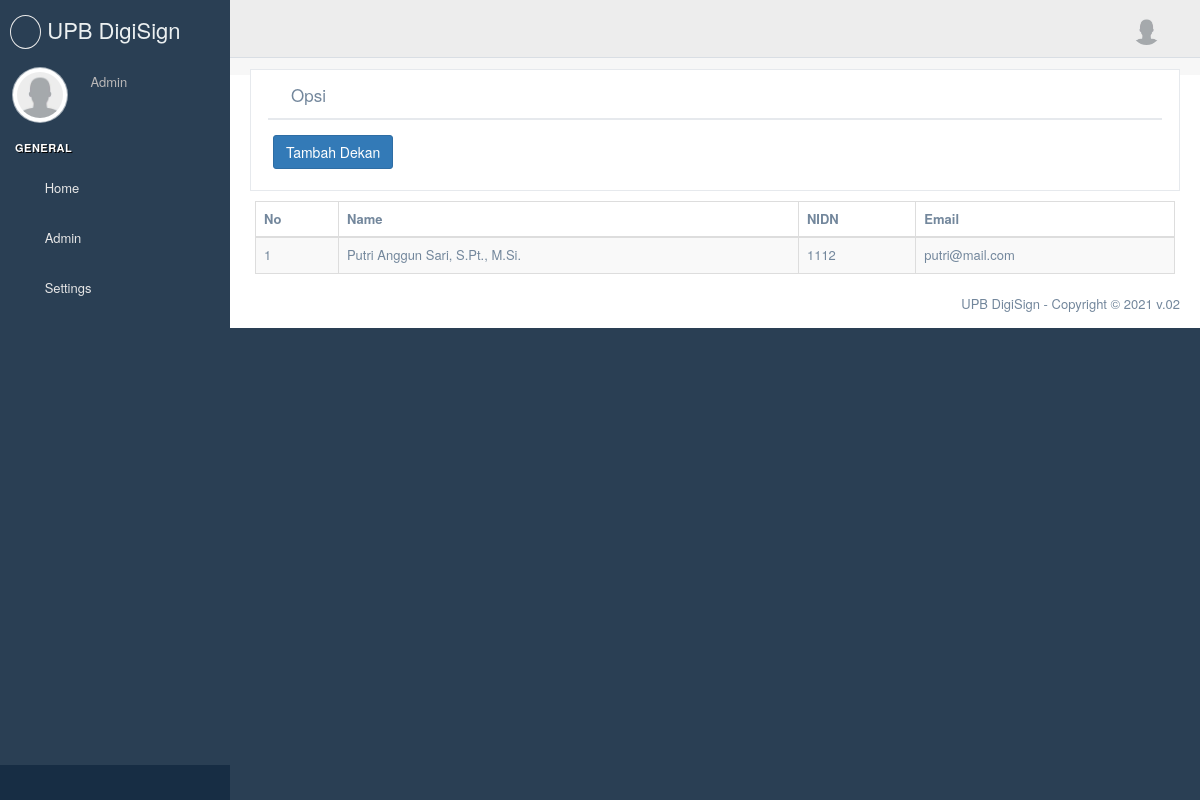
Page /admin/data_dekan (signed in) on the committed database.
### app/models/Users.py (models this page shows, shortened)
class User(UserMixin, db.Model):
    __tablename__ = 'users'
    id = db.Column(db.Integer, primary_key=True)
    email = db.Column(db.String(64), unique=True, index=True)
    nomor = db.Column(db.String(64), unique=True, index=True)
    name = db.Column(db.String(64), index=True)
    p_profile = db.Column(db.String(128), index=True)
    signature = db.Column(db.String(128), index=True)
    sertifikat = db.Column(db.String(128), index=True)
    key_sertifikat = db.Column(db.String(128), index=True)
    password_sertifikat = db.Column(db.String(128))
    password_hash = db.Column(db.String(128))
    role_id = db.Column(db.Integer, db.ForeignKey('roles.id'))
    confirmed = db.Column(db.Boolean, default=False)
    doc =  db.relationship('fileModel', backref='doc', lazy='dynamic')#child of doc
    skrip =  db.relationship('Skripsi', backref='skrip', lazy='dynamic')#child of doc
    @property
    def password(self):
        raise AttributeError('password is not a readable attribute')
    def can(self, perm):
        return self.role is not None and self.role.has_permission(perm)

### app/routes.py (the view)
@app.route('/admin/data_dekan')
@login_required
@check_confirmed
@permission_required(Permission.ADMIN)
def all_dekan():
    prodi = User.query.filter_by(role_id=4)
    return render_template('admin/data_dekan/index.html', data = prodi)

### app/models/Users.py (called while the page is built)
@login_manager.user_loader
def load_user(user_id):
    return User.query.get(int(user_id))

    def has_permission(self, perm):
        return self.permissions & perm == perm

### app/templates/admin/data_dekan/index.html (shortened to what this page needs)
{% extends "base_site.html" %}  {% block stylesheets %} {{ super() }} {% endblock stylesheets %} {%
block content %}
<div class="right_col" role="main">
  <div class="">
      <div class="page-title">
          <div class="col-md-12">
      </div>
      <div class="x_panel">
        <div class="x_title">
          <h2><i class="fa fa-cog"></i> Opsi</h2>
          <ul class="nav navbar-right panel_toolbox">
            <li><a class="collapse-link"><i class="fa fa-chevron-up"></i></a>
            </li>
            <li class="dropdown">
              <a href="#" class="dropdown-toggle" data-toggle="dropdown" role="button" aria-haspopup="true" aria-expanded="false"><i class="fa fa-wrench"></i></a>
            </li>
            <li><a class="close-link"><i class="fa fa-close"></i></a>
            </li>
          </ul>
          <div class="clearfix"></div>
        </div>
        <div class="x_content">
          <button type="button" class="btn btn-primary" data-toggle="modal" data-target=".bs-example-modal-lg">Tambah Dekan</button>
        </div>
      </div>
      <div class="row">
        <div class="row">
          <div class="col-sm-12">
            <div class="card-box table-responsive">
              <div id="datatable-buttons_wrapper" class="dataTables_wrapper container-fluid dt-bootstrap no-footer">
                <table id="datatable-buttons" class="table table-striped table-bordered dataTable no-footer dtr-inline"
                  style="width: 100%;" role="grid" aria-describedby="datatable-buttons_info">
                  <thead>
                    <tr role="row">
                      <th>No</th>
                      <th >Name
                      </th>
                      <th >NIDN</th>
                      <th >Email</th>
                    </tr>
                  </thead>
                  <tbody>
                    {% for i in data %}
                    <tr role="row" class="odd">
                      <td>{{loop.index}}</td>
                      <td tabindex="0" class="sorting_1">{{i.name}}</td>
                      <td>{{i.nomor}}</td>
                      <td>{{i.email}}</td>
                    </tr>
                   {% endfor %}
                  </tbody>
                </table>
                </div>
              </div>
            </div>
          </div>
        </div>
      </div>
    </div>
</div>
{% endblock content %}

### app/templates/site_template/sidebar.html (shortened to what this page needs)
<div class="left_col scroll-view">
  <div class="navbar nav_title" style="border: 0">
    <a href="" class="site_title">
      <i class="fas fa-signature"></i> <span>UPB DigiSign</span></a
    >
  </div>
  <div class="profile clearfix">
    <div class="profile_pic">
      {% if current_user.p_profile is none %}
      <img
        src="{{ url_for('static', filename='images/user.png')}}"
        alt="..."
        class="img-circle profile_img"
      />
      {% else %}
      <img
        src="{{ url_for('static', filename='uploads/photos/')}}{{ current_user.p_profile }}"
        alt="..."
        class="img-circle profile_img"
      />
      {% endif %}
    </div>
    <div class="profile_info">
      <span>{{ current_user.name }}</span>
    </div>
  </div>
  <br />
  <div id="sidebar-menu" class="main_menu_side hidden-print main_menu">
    <div class="menu_section">
      <h3>General</h3>
      <ul class="nav side-menu">
        <li>
          <a href="/dashboard"><i class="fa fa-home"></i> Home </a>
        </li>
         {% if current_user.role.name=='Administrator' %}
        <li>
          <a
            ><i class="fa fa-user"></i> Admin
            <span class="fa fa-chevron-down"></span
          ></a>
        </li>
        {% endif %}
        <li>
          <a href="#"
            ><i class="fa fa-gear"></i> Settings
            <span class="fa fa-chevron-down"></span>
          </a>
        </li>
      </ul>
    </div>
  </div>
  <div class="sidebar-footer hidden-small">
    <a data-toggle="tooltip" data-placement="top" title="Settings">
      <span class="glyphicon glyphicon-cog" aria-hidden="true"></span>
    </a>
    <a data-toggle="tooltip" data-placement="top" title="FullScreen">
      <span class="glyphicon glyphicon-fullscreen" aria-hidden="true"></span>
    </a>
    <a data-toggle="tooltip" data-placement="top" title="Lock">
      <span class="glyphicon glyphicon-eye-close" aria-hidden="true"></span>
    </a>
    <a
      data-toggle="tooltip"
      data-placement="top"
      title="Logout"
      href="{{ url_for('logout') }}"
    >
      <span class="glyphicon glyphicon-off" aria-hidden="true"></span>
    </a>
  </div>
</div>

### rows in the picture
User: name "Admin"
User: name "Putri Anggun Sari, S.Pt., M.Si.", nomor "1112", email "putri@mail.com"
